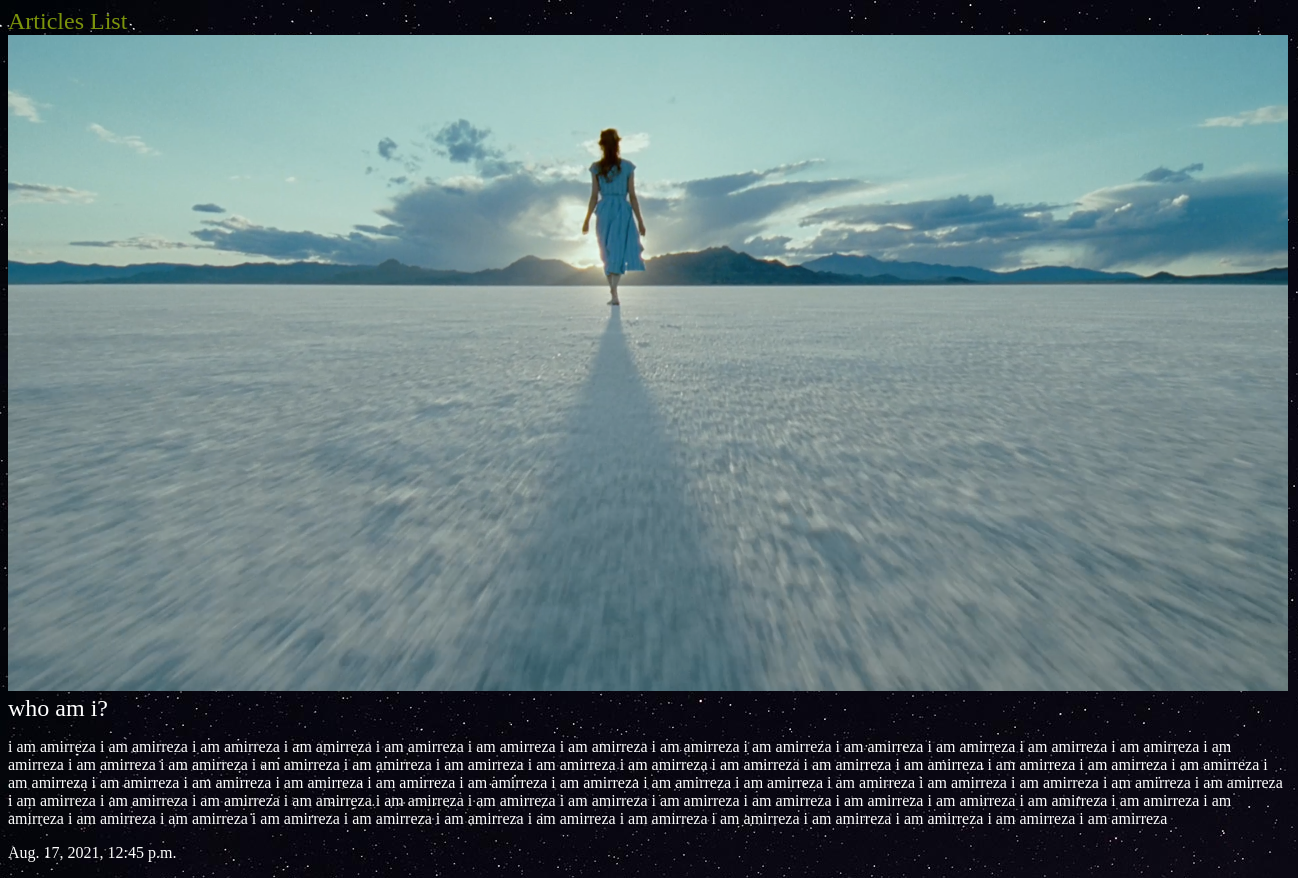
The page /article/who-am-i on the database its author committed.
### articles/models.py (models this page shows, shortened)
class Article(models.Model):
    title = models.CharField(max_length=100)
    slug = models.SlugField(max_length=100)
    body = models.TextField()
    date = models.DateTimeField(auto_now_add=True)
    image = models.ImageField(default='default.jpg', blank=True)

### articles/views.py (the view)
# urls.py: path('<slug>', views.article_detail, name="detail"),
def article_detail(request, slug):
    article = models.Article.objects.get(slug=slug)
    return render(request, 'article_details.html', {'article': article})

### templates/article_details.html (shortened to what this page needs)
{% extends 'base.html' %}
{% block content %}
    <div class="article-detail">
        <div class="article">
            <img src="{{ article.image.url }}">
            <h2>{{ article.title }}</h2>
            <p>{{ article.body }}</p>
            <p>{{ article.date }}</p>
        </div>
    </div>
{% endblock %}

### assets/styles.css (style rules this page uses)
body { background-color: #0f121f; background-image: url("stars.jpg"); background-repeat: no-repeat; background-attachment: fixed; color: #fff; }
body * { font-family: "vazir"; }
h1,h2,h3,h4,h5 { font-weight: normal; margin:0; }

### rows shown on the page
Article: image (picture), title "who am i?", body "i am amirreza i am amirreza i am amirreza i am amirreza i am amirreza i am amirreza i am amirreza i am amirreza i am amirreza i am amirreza i am amirreza i am amirreza i am amirreza i am amirreza i am amirreza i am amirreza i am amirreza i am amirreza i am amirreza i am amirreza i am amirreza i am amirreza i am amirreza i am amirreza i am amirreza i am amirreza i am amirreza i am amirreza i am amirreza i am amirreza i am amirreza i am amirreza i am amirreza i am amirreza i am amirreza i am amirreza i am amirreza i am amirreza i am amirreza i am amirreza i am amirreza i am amirreza i am amirreza i am amirreza i am amirreza i am amirreza i am amirreza i am amirreza i am amirreza i am amirreza…", date "Aug. 17, 2021, 12:45 p.m."
